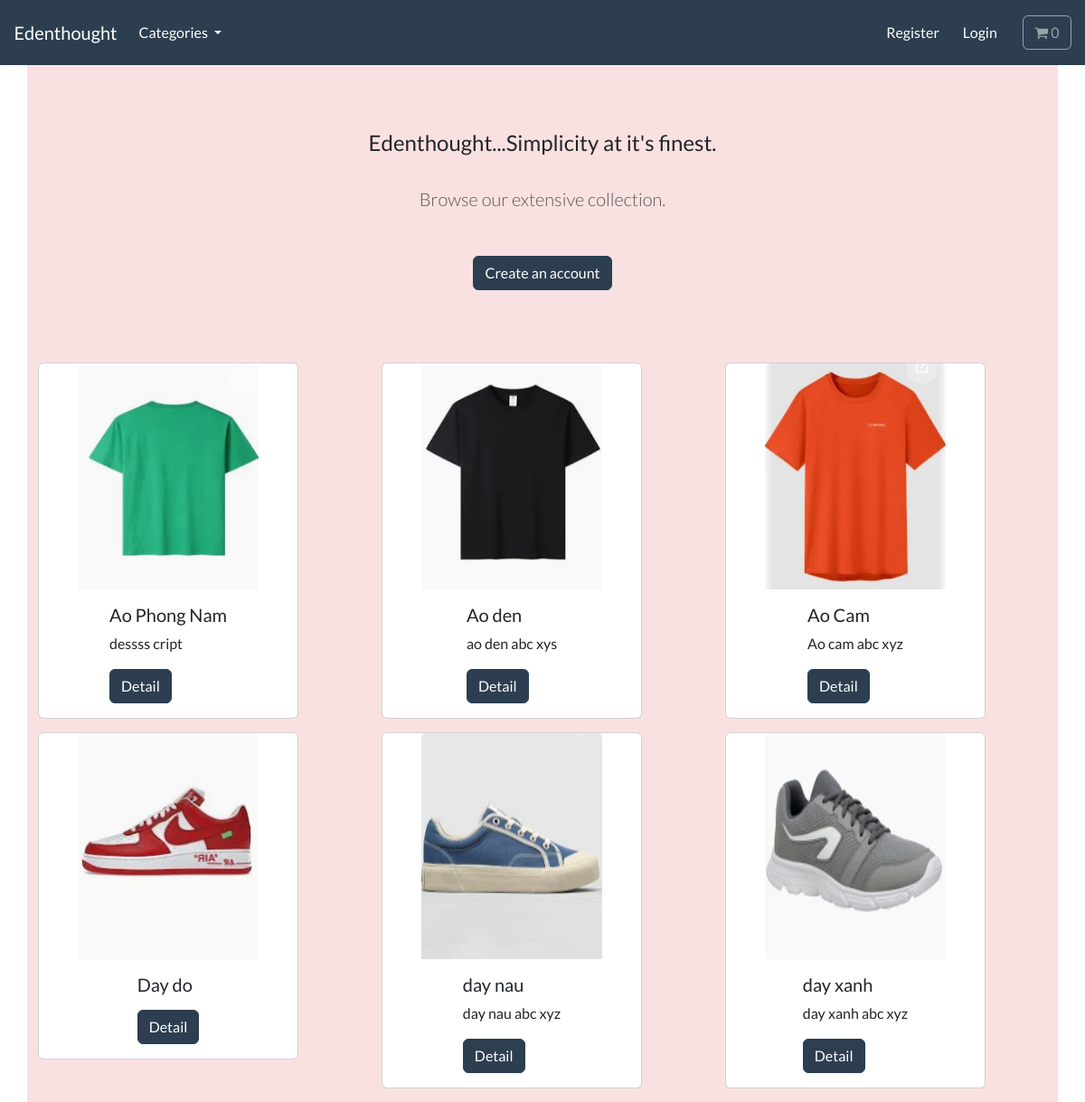
The page / on the database its author committed.
### store/models.py (models this page shows, shortened)
class Product(models.Model):
    category = models.ForeignKey(Category, related_name='product', on_delete=models.CASCADE, null=True)
    title = models.CharField(max_length=250)
    brand = models.CharField(max_length=250, default='un-branded')
    description = models.TextField(blank=True)
    slug = models.SlugField(max_length=255)
    price = models.DecimalField(max_digits=4, decimal_places=2)
    image = models.ImageField(upload_to='images/')
    class Meta:
        verbose_name_plural = 'products'
    def get_absolute_url(self):
        return reverse('product-info', args=[self.slug])

### store/views.py (the view)
# urls.py: path('', views.home),
def home(request):
    all_product = Product.objects.all()
    context = {"my_product":all_product}
    return render(request,"store/index.html", context)

### cart/cart.py (called while the page is built)
    def __len__(self):
        return sum(item['qty'] for item in self.cart.values())

### cart/context_processors.py (called while the page is built)
def cart(request):
    return {'cart': Cart(request)}

### templates/store/index.html
{% extends "base.html" %}
{% load static %}
{% block content %}
<section class="py-4 text-center container">
  <div class="row py-lg-5">
    <div class="col-lg-6 col-md-8 mx-auto">
      <h4>Edenthought...Simplicity at it's finest.</h4>
      <br />
      <p class="lead text-muted">Browse our extensive collection.</p>
      <br />
      <a href="#" class="btn btn-primary my-2"> Create an account </a>
    </div>
  </div>
</section>
<div class="container">
    <div class="row">
        {% for product in my_product%}
        <div class="col-md-4" style="
        padding-bottom: 15px;
    ">
            <div class="card" style="width: 18rem;align-items: center;">
                <img  style="
                width: 200px;
                height: 250px;
            " src="{{product.image.url}}" class="card-img-top" alt="...">
                <div class="card-body">
                  <h5 class="card-title">{{product.title}}</h5>
                  <p class="card-text">{{product.description}}</p>
                  <a href="{{product.get_absolute_url}}" class="btn btn-primary">Detail</a>
                </div>
              </div>
        </div>
        {%endfor%}
    </div>
</div>
{% endblock %}

### templates/base.html (shortened to what this page needs)
{% load static %}
<!DOCTYPE html>
<html>
  <head>
    <link
      rel="stylesheet"
      href="https://bootswatch.com/5/flatly/bootstrap.min.css"
    />
    <link
      rel="stylesheet"
      href="https://cdnjs.cloudflare.com/ajax/libs/font-awesome/4.7.0/css/font-awesome.min.css"
    />
    <link rel="stylesheet" href="{%static 'css/style_login.css'%}" />
    <link rel="stylesheet" href="{%static 'css/style.css'%}" />
  </head>
  <nav class="navbar navbar-expand-lg bg-primary justify-content-center">
    <a class="navbar-brand main-heading text-white" href="{% url 'store' %}">
      &nbsp; &nbsp; Edenthought
    </a>
    <div class="collapse navbar-collapse" id="navbarCollapse">
      <ul class="navbar-nav me-auto mb-2 mb-md-0">
        <li class="nav-item dropdown">
          <a
            class="nav-link dropdown-toggle text-white"
            href="#"
            id="navbarDropdown"
            role="button"
            data-bs-toggle="dropdown"
            aria-expanded="false"
          >
            Categories
          </a>
        </li>
      </ul>
    </div>
    <div class="collapse navbar-collapse text-center" id="navbarNavDropdown">
      <ul class="navbar-nav ms-auto">
        {% if user.is_authenticated %}
        <p style="color: white;">xin chào {{user.username}}</p>
        <a href="{%url 'logout' %}">Logout</a>
        {% else %}
        <li class="nav-item">
          <a class="btn btn-alert navbar-btn text-white" type="button" href="/">
            Register
          </a>
        </li>
        <li class="nav-item">
          <a
            class="btn btn-alert navbar-btn text-white"
            type="button"
            href="{%url 'login' %}"
          >
            Login
          </a>
          {% endif %}
        </li>
        <li class="nav-item">
          <a
            type="button"
            role="button"
            href="{% url 'cart-summary' %}"
            class="btn btn-outline-secondary"
          >
            <i class="fa fa-shopping-cart" aria-hidden="true"> </i>
            <div id="cart-qty" class="d-inline-flex">
              {% with qty_amount=cart|length %} {% if qty_amount > 0 %} {{
              qty_amount }} {% else %} 0 {% endif %} {% endwith %}
            </div>
          </a>
        </li>
      </ul>
    </div>
  </nav>
  <body>
    {% block content %} {% endblock %}
  </body>
</html>

### store/static/css/style.css (style rules this page uses)
.container { background-color: rgb(250, 225, 225); }

### rows shown on the page
Product: image (picture), title "Ao Phong Nam", description "dessss cript"
Product: image (picture), title "Ao den", description "ao den abc xys"
Product: image (picture), title "Ao Cam", description "Ao cam abc xyz"
Product: image (picture), title "Day do"
Product: image (picture), title "day nau", description "day nau abc xyz"
Product: image (picture), title "day xanh", description "day xanh abc xyz"
